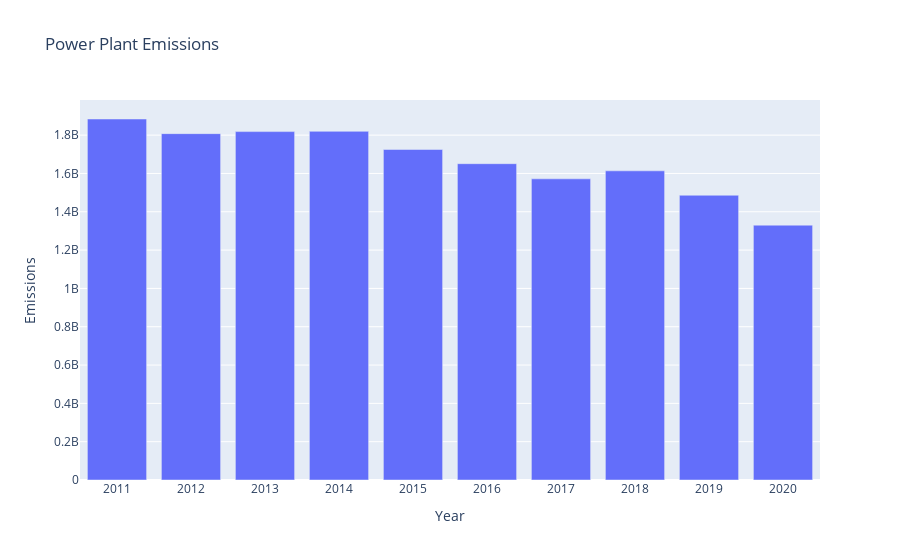

The cell this chart's notebook holds for it:
### Code cell
fig = px.bar(x=year,y=pp_sum, title="Power Plant Emissions", labels={'y':'Emissions', 'x':'Year'})
fig.show()

### Figure 1 — Plotly figure (JSON) as saved in the notebook; plotly's stock layout.template omitted (floating-point values rounded to 4 significant figures)
{"data": [{"alignmentgroup": "True", "hovertemplate": "Year=%{x}<br>Emissions=%{y}<extra></extra>", "legendgroup": "", "marker": {"color": "#636efa", "pattern": {"shape": ""}}, "name": "", "offsetgroup": "", "orientation": "v", "showlegend": false, "textposition": "auto", "type": "bar", "x": ["2011", "2012", "2013", "2014", "2015", "2016", "2017", "2018", "2019", "2020"], "xaxis": "x", "y": [1884000000.0, 1808000000.0, 1818000000.0, 1820000000.0, 1725000000.0, 1651000000.0, 1572000000.0, 1614000000.0, 1486000000.0, 1330000000.0], "yaxis": "y"}], "layout": {"barmode": "relative", "legend": {"tracegroupgap": 0}, "title": {"text": "Power Plant Emissions"}, "xaxis": {"anchor": "y", "domain": [0, 1], "title": {"text": "Year"}}, "yaxis": {"anchor": "x", "domain": [0, 1], "title": {"text": "Emissions"}}}}
